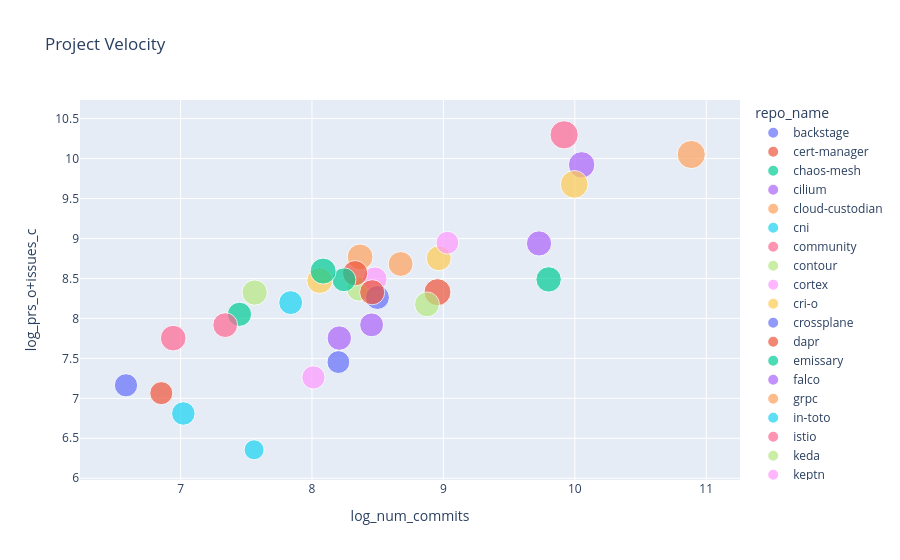

Here is the notebook cell this chart was saved with:
### Code cell
fig.show()

### Figure 1 — Plotly figure (JSON) as saved in the notebook; plotly's stock layout.template omitted (floating-point values rounded to 4 significant figures)
{"data": [{"customdata": [["backstage"]], "hovertemplate": "repo_name=%{customdata[0]}<br>log_num_commits=%{x}<br>log_prs_o+issues_c=%{y}<br>log_num_contrib=%{marker.size}<extra></extra>", "legendgroup": "backstage", "marker": {"color": "#636efa", "size": [7.433], "sizemode": "area", "sizeref": 0.02156, "symbol": "circle"}, "mode": "markers", "name": "backstage", "orientation": "v", "showlegend": true, "type": "scatter", "x": [10.61], "xaxis": "x", "y": [null], "yaxis": "y"}, {"customdata": [["cert-manager"]], "hovertemplate": "repo_name=%{customdata[0]}<br>log_num_commits=%{x}<br>log_prs_o+issues_c=%{y}<br>log_num_contrib=%{marker.size}<extra></extra>", "legendgroup": "cert-manager", "marker": {"color": "#EF553B", "size": [7.87], "sizemode": "area", "sizeref": 0.02156, "symbol": "circle"}, "mode": "markers", "name": "cert-manager", "orientation": "v", "showlegend": true, "type": "scatter", "x": [8.955], "xaxis": "x", "y": [8.328], "yaxis": "y"}, {"customdata": [["chaos-mesh"]], "hovertemplate": "repo_name=%{customdata[0]}<br>log_num_commits=%{x}<br>log_prs_o+issues_c=%{y}<br>log_num_contrib=%{marker.size}<extra></extra>", "legendgroup": "chaos-mesh", "marker": {"color": "#00cc96", "size": [6.332], "sizemode": "area", "sizeref": 0.02156, "symbol": "circle"}, "mode": "markers", "name": "chaos-mesh", "orientation": "v", "showlegend": true, "type": "scatter", "x": [7.448], "xaxis": "x", "y": [8.051], "yaxis": "y"}, {"customdata": [["cilium"]], "hovertemplate": "repo_name=%{customdata[0]}<br>log_num_commits=%{x}<br>log_prs_o+issues_c=%{y}<br>log_num_contrib=%{marker.size}<extra></extra>", "legendgroup": "cilium", "marker": {"color": "#ab63fa", "size": [7.542], "sizemode": "area", "sizeref": 0.02156, "symbol": "circle"}, "mode": "markers", "name": "cilium", "orientation": "v", "showlegend": true, "type": "scatter", "x": [10.05], "xaxis": "x", "y": [9.921], "yaxis": "y"}, {"customdata": [["cloud-custodian"]], "hovertemplate": "repo_name=%{customdata[0]}<br>log_num_commits=%{x}<br>log_prs_o+issues_c=%{y}<br>log_num_contrib=%{marker.size}<extra></extra>", "legendgroup": "cloud-custodian", "marker": {"color": "#FFA15A", "size": [7.197], "sizemode": "area", "sizeref": 0.02156, "symbol": "circle"}, "mode": "markers", "name": "cloud-custodian", "orientation": "v", "showlegend": true, "type": "scatter", "x": [8.366], "xaxis": "x", "y": [8.77], "yaxis": "y"}, {"customdata": [["cni"]], "hovertemplate": "repo_name=%{customdata[0]}<br>log_num_commits=%{x}<br>log_prs_o+issues_c=%{y}<br>log_num_contrib=%{marker.size}<extra></extra>", "legendgroup": "cni", "marker": {"color": "#19d3f3", "size": [5.974], "sizemode": "area", "sizeref": 0.02156, "symbol": "circle"}, "mode": "markers", "name": "cni", "orientation": "v", "showlegend": true, "type": "scatter", "x": [7.021], "xaxis": "x", "y": [6.81], "yaxis": "y"}, {"customdata": [["community"]], "hovertemplate": "repo_name=%{customdata[0]}<br>log_num_commits=%{x}<br>log_prs_o+issues_c=%{y}<br>log_num_contrib=%{marker.size}<extra></extra>", "legendgroup": "community", "marker": {"color": "#FF6692", "size": [6.639], "sizemode": "area", "sizeref": 0.02156, "symbol": "circle"}, "mode": "markers", "name": "community", "orientation": "v", "showlegend": true, "type": "scatter", "x": [7.34], "xaxis": "x", "y": [7.916], "yaxis": "y"}, {"customdata": [["contour"]], "hovertemplate": "repo_name=%{customdata[0]}<br>log_num_commits=%{x}<br>log_prs_o+issues_c=%{y}<br>log_num_contrib=%{marker.size}<extra></extra>", "legendgroup": "contour", "marker": {"color": "#B6E880", "size": [6.463], "sizemode": "area", "sizeref": 0.02156, "symbol": "circle"}, "mode": "markers", "name": "contour", "orientation": "v", "showlegend": true, "type": "scatter", "x": [8.357], "xaxis": "x", "y": [8.369], "yaxis": "y"}, {"customdata": [["cortex"]], "hovertemplate": "repo_name=%{customdata[0]}<br>log_num_commits=%{x}<br>log_prs_o+issues_c=%{y}<br>log_num_contrib=%{marker.size}<extra></extra>", "legendgroup": "cortex", "marker": {"color": "#FF97FF", "size": [6.483], "sizemode": "area", "sizeref": 0.02156, "symbol": "circle"}, "mode": "markers", "name": "cortex", "orientation": "v", "showlegend": true, "type": "scatter", "x": [8.478], "xaxis": "x", "y": [8.491], "yaxis": "y"}, {"customdata": [["cri-o"]], "hovertemplate": "repo_name=%{customdata[0]}<br>log_num_commits=%{x}<br>log_prs_o+issues_c=%{y}<br>log_num_contrib=%{marker.size}<extra></extra>", "legendgroup": "cri-o", "marker": {"color": "#FECB52", "size": [6.726], "sizemode": "area", "sizeref": 0.02156, "symbol": "circle"}, "mode": "markers", "name": "cri-o", "orientation": "v", "showlegend": true, "type": "scatter", "x": [8.965], "xaxis": "x", "y": [8.753], "yaxis": "y"}, {"customdata": [["crossplane"]], "hovertemplate": "repo_name=%{customdata[0]}<br>log_num_commits=%{x}<br>log_prs_o+issues_c=%{y}<br>log_num_contrib=%{marker.size}<extra></extra>", "legendgroup": "crossplane", "marker": {"color": "#636efa", "size": [6.254], "sizemode": "area", "sizeref": 0.02156, "symbol": "circle"}, "mode": "markers", "name": "crossplane", "orientation": "v", "showlegend": true, "type": "scatter", "x": [8.498], "xaxis": "x", "y": [8.262], "yaxis": "y"}, {"customdata": [["dapr"]], "hovertemplate": "repo_name=%{customdata[0]}<br>log_num_commits=%{x}<br>log_prs_o+issues_c=%{y}<br>log_num_contrib=%{marker.size}<extra></extra>", "legendgroup": "dapr", "marker": {"color": "#EF553B", "size": [6.921], "sizemode": "area", "sizeref": 0.02156, "symbol": "circle"}, "mode": "markers", "name": "dapr", "orientation": "v", "showlegend": true, "type": "scatter", "x": [8.328], "xaxis": "x", "y": [8.565], "yaxis": "y"}, {"customdata": [["emissary"]], "hovertemplate": "repo_name=%{customdata[0]}<br>log_num_commits=%{x}<br>log_prs_o+issues_c=%{y}<br>log_num_contrib=%{marker.size}<extra></extra>", "legendgroup": "emissary", "marker": {"color": "#00cc96", "size": [6.951], "sizemode": "area", "sizeref": 0.02156, "symbol": "circle"}, "mode": "markers", "name": "emissary", "orientation": "v", "showlegend": true, "type": "scatter", "x": [9.801], "xaxis": "x", "y": [8.488], "yaxis": "y"}, {"customdata": [["falco"]], "hovertemplate": "repo_name=%{customdata[0]}<br>log_num_commits=%{x}<br>log_prs_o+issues_c=%{y}<br>log_num_contrib=%{marker.size}<extra></extra>", "legendgroup": "falco", "marker": {"color": "#ab63fa", "size": [6.452], "sizemode": "area", "sizeref": 0.02156, "symbol": "circle"}, "mode": "markers", "name": "falco", "orientation": "v", "showlegend": true, "type": "scatter", "x": [8.208], "xaxis": "x", "y": [7.754], "yaxis": "y"}, {"customdata": [["grpc"]], "hovertemplate": "repo_name=%{customdata[0]}<br>log_num_commits=%{x}<br>log_prs_o+issues_c=%{y}<br>log_num_contrib=%{marker.size}<extra></extra>", "legendgroup": "grpc", "marker": {"color": "#FFA15A", "size": [8.561], "sizemode": "area", "sizeref": 0.02156, "symbol": "circle"}, "mode": "markers", "name": "grpc", "orientation": "v", "showlegend": true, "type": "scatter", "x": [10.89], "xaxis": "x", "y": [10.05], "yaxis": "y"}, {"customdata": [["in-toto"]], "hovertemplate": "repo_name=%{customdata[0]}<br>log_num_commits=%{x}<br>log_prs_o+issues_c=%{y}<br>log_num_contrib=%{marker.size}<extra></extra>", "legendgroup": "in-toto", "marker": {"color": "#19d3f3", "size": [4.331], "sizemode": "area", "sizeref": 0.02156, "symbol": "circle"}, "mode": "markers", "name": "in-toto", "orientation": "v", "showlegend": true, "type": "scatter", "x": [7.56], "xaxis": "x", "y": [6.356], "yaxis": "y"}, {"customdata": [["istio"]], "hovertemplate": "repo_name=%{customdata[0]}<br>log_num_commits=%{x}<br>log_prs_o+issues_c=%{y}<br>log_num_contrib=%{marker.size}<extra></extra>", "legendgroup": "istio", "marker": {"color": "#FF6692", "size": [8.624], "sizemode": "area", "sizeref": 0.02156, "symbol": "circle"}, "mode": "markers", "name": "istio", "orientation": "v", "showlegend": true, "type": "scatter", "x": [9.919], "xaxis": "x", "y": [10.3], "yaxis": "y"}, {"customdata": [["keda"]], "hovertemplate": "repo_name=%{customdata[0]}<br>log_num_commits=%{x}<br>log_prs_o+issues_c=%{y}<br>log_num_contrib=%{marker.size}<extra></extra>", "legendgroup": "keda", "marker": {"color": "#B6E880", "size": [6.912], "sizemode": "area", "sizeref": 0.02156, "symbol": "circle"}, "mode": "markers", "name": "keda", "orientation": "v", "showlegend": true, "type": "scatter", "x": [7.564], "xaxis": "x", "y": [8.323], "yaxis": "y"}, {"customdata": [["keptn"]], "hovertemplate": "repo_name=%{customdata[0]}<br>log_num_commits=%{x}<br>log_prs_o+issues_c=%{y}<br>log_num_contrib=%{marker.size}<extra></extra>", "legendgroup": "keptn", "marker": {"color": "#FF97FF", "size": [5.609], "sizemode": "area", "sizeref": 0.02156, "symbol": "circle"}, "mode": "markers", "name": "keptn", "orientation": "v", "showlegend": true, "type": "scatter", "x": [9.03], "xaxis": "x", "y": [8.947], "yaxis": "y"}, {"customdata": [["keycloak"]], "hovertemplate": "repo_name=%{customdata[0]}<br>log_num_commits=%{x}<br>log_prs_o+issues_c=%{y}<br>log_num_contrib=%{marker.size}<extra></extra>", "legendgroup": "keycloak", "marker": {"color": "#FECB52", "size": [8.299], "sizemode": "area", "sizeref": 0.02156, "symbol": "circle"}, "mode": "markers", "name": "keycloak", "orientation": "v", "showlegend": true, "type": "scatter", "x": [9.995], "xaxis": "x", "y": [9.677], "yaxis": "y"}, {"customdata": [["kruise"]], "hovertemplate": "repo_name=%{customdata[0]}<br>log_num_commits=%{x}<br>log_prs_o+issues_c=%{y}<br>log_num_contrib=%{marker.size}<extra></extra>", "legendgroup": "kruise", "marker": {"color": "#636efa", "size": [5.832], "sizemode": "area", "sizeref": 0.02156, "symbol": "circle"}, "mode": "markers", "name": "kruise", "orientation": "v", "showlegend": true, "type": "scatter", "x": [6.585], "xaxis": "x", "y": [7.163], "yaxis": "y"}, {"customdata": [["kubeedge"]], "hovertemplate": "repo_name=%{customdata[0]}<br>log_num_commits=%{x}<br>log_prs_o+issues_c=%{y}<br>log_num_contrib=%{marker.size}<extra></extra>", "legendgroup": "kubeedge", "marker": {"color": "#EF553B", "size": [6.813], "sizemode": "area", "sizeref": 0.02156, "symbol": "circle"}, "mode": "markers", "name": "kubeedge", "orientation": "v", "showlegend": true, "type": "scatter", "x": [8.458], "xaxis": "x", "y": [8.327], "yaxis": "y"}, {"customdata": [["kubevela"]], "hovertemplate": "repo_name=%{customdata[0]}<br>log_num_commits=%{x}<br>log_prs_o+issues_c=%{y}<br>log_num_contrib=%{marker.size}<extra></extra>", "legendgroup": "kubevela", "marker": {"color": "#00cc96", "size": [6.19], "sizemode": "area", "sizeref": 0.02156, "symbol": "circle"}, "mode": "markers", "name": "kubevela", "orientation": "v", "showlegend": true, "type": "scatter", "x": [8.244], "xaxis": "x", "y": [8.483], "yaxis": "y"}, {"customdata": [["kubevirt"]], "hovertemplate": "repo_name=%{customdata[0]}<br>log_num_commits=%{x}<br>log_prs_o+issues_c=%{y}<br>log_num_contrib=%{marker.size}<extra></extra>", "legendgroup": "kubevirt", "marker": {"color": "#ab63fa", "size": [6.865], "sizemode": "area", "sizeref": 0.02156, "symbol": "circle"}, "mode": "markers", "name": "kubevirt", "orientation": "v", "showlegend": true, "type": "scatter", "x": [9.728], "xaxis": "x", "y": [8.938], "yaxis": "y"}, {"customdata": [["kyverno"]], "hovertemplate": "repo_name=%{customdata[0]}<br>log_num_commits=%{x}<br>log_prs_o+issues_c=%{y}<br>log_num_contrib=%{marker.size}<extra></extra>", "legendgroup": "kyverno", "marker": {"color": "#FFA15A", "size": [6.693], "sizemode": "area", "sizeref": 0.02156, "symbol": "circle"}, "mode": "markers", "name": "kyverno", "orientation": "v", "showlegend": true, "type": "scatter", "x": [8.674], "xaxis": "x", "y": [8.681], "yaxis": "y"}, {"customdata": [["litmus"]], "hovertemplate": "repo_name=%{customdata[0]}<br>log_num_commits=%{x}<br>log_prs_o+issues_c=%{y}<br>log_num_contrib=%{marker.size}<extra></extra>", "legendgroup": "litmus", "marker": {"color": "#19d3f3", "size": [6.163], "sizemode": "area", "sizeref": 0.02156, "symbol": "circle"}, "mode": "markers", "name": "litmus", "orientation": "v", "showlegend": true, "type": "scatter", "x": [7.838], "xaxis": "x", "y": [8.198], "yaxis": "y"}, {"customdata": [["longhorn"]], "hovertemplate": "repo_name=%{customdata[0]}<br>log_num_commits=%{x}<br>log_prs_o+issues_c=%{y}<br>log_num_contrib=%{marker.size}<extra></extra>", "legendgroup": "longhorn", "marker": {"color": "#FF6692", "size": [7.093], "sizemode": "area", "sizeref": 0.02156, "symbol": "circle"}, "mode": "markers", "name": "longhorn", "orientation": "v", "showlegend": true, "type": "scatter", "x": [6.944], "xaxis": "x", "y": [7.753], "yaxis": "y"}, {"customdata": [["nats-server"]], "hovertemplate": "repo_name=%{customdata[0]}<br>log_num_commits=%{x}<br>log_prs_o+issues_c=%{y}<br>log_num_contrib=%{marker.size}<extra></extra>", "legendgroup": "nats-server", "marker": {"color": "#B6E880", "size": [6.683], "sizemode": "area", "sizeref": 0.02156, "symbol": "circle"}, "mode": "markers", "name": "nats-server", "orientation": "v", "showlegend": true, "type": "scatter", "x": [8.875], "xaxis": "x", "y": [8.176], "yaxis": "y"}, {"customdata": [["notary"]], "hovertemplate": "repo_name=%{customdata[0]}<br>log_num_commits=%{x}<br>log_prs_o+issues_c=%{y}<br>log_num_contrib=%{marker.size}<extra></extra>", "legendgroup": "notary", "marker": {"color": "#FF97FF", "size": [5.844], "sizemode": "area", "sizeref": 0.02156, "symbol": "circle"}, "mode": "markers", "name": "notary", "orientation": "v", "showlegend": true, "type": "scatter", "x": [8.011], "xaxis": "x", "y": [7.262], "yaxis": "y"}, {"customdata": [["operator-sdk"]], "hovertemplate": "repo_name=%{customdata[0]}<br>log_num_commits=%{x}<br>log_prs_o+issues_c=%{y}<br>log_num_contrib=%{marker.size}<extra></extra>", "legendgroup": "operator-sdk", "marker": {"color": "#FECB52", "size": [7.249], "sizemode": "area", "sizeref": 0.02156, "symbol": "circle"}, "mode": "markers", "name": "operator-sdk", "orientation": "v", "showlegend": true, "type": "scatter", "x": [8.059], "xaxis": "x", "y": [8.474], "yaxis": "y"}, {"customdata": [["pack"]], "hovertemplate": "repo_name=%{customdata[0]}<br>log_num_commits=%{x}<br>log_prs_o+issues_c=%{y}<br>log_num_contrib=%{marker.size}<extra></extra>", "legendgroup": "pack", "marker": {"color": "#636efa", "size": [5.642], "sizemode": "area", "sizeref": 0.02156, "symbol": "circle"}, "mode": "markers", "name": "pack", "orientation": "v", "showlegend": true, "type": "scatter", "x": [8.201], "xaxis": "x", "y": [7.454], "yaxis": "y"}, {"customdata": [["spec"]], "hovertemplate": "repo_name=%{customdata[0]}<br>log_num_commits=%{x}<br>log_prs_o+issues_c=%{y}<br>log_num_contrib=%{marker.size}<extra></extra>", "legendgroup": "spec", "marker": {"color": "#EF553B", "size": [5.743], "sizemode": "area", "sizeref": 0.02156, "symbol": "circle"}, "mode": "markers", "name": "spec", "orientation": "v", "showlegend": true, "type": "scatter", "x": [6.853], "xaxis": "x", "y": [7.065], "yaxis": "y"}, {"customdata": [["thanos"]], "hovertemplate": "repo_name=%{customdata[0]}<br>log_num_commits=%{x}<br>log_prs_o+issues_c=%{y}<br>log_num_contrib=%{marker.size}<extra></extra>", "legendgroup": "thanos", "marker": {"color": "#00cc96", "size": [7.321], "sizemode": "area", "sizeref": 0.02156, "symbol": "circle"}, "mode": "markers", "name": "thanos", "orientation": "v", "showlegend": true, "type": "scatter", "x": [8.085], "xaxis": "x", "y": [8.592], "yaxis": "y"}, {"customdata": [["volcano"]], "hovertemplate": "repo_name=%{customdata[0]}<br>log_num_commits=%{x}<br>log_prs_o+issues_c=%{y}<br>log_num_contrib=%{marker.size}<extra></extra>", "legendgroup": "volcano", "marker": {"color": "#ab63fa", "size": [6.153], "sizemode": "area", "sizeref": 0.02156, "symbol": "circle"}, "mode": "markers", "name": "volcano", "orientation": "v", "showlegend": true, "type": "scatter", "x": [8.454], "xaxis": "x", "y": [7.919], "yaxis": "y"}], "layout": {"autosize": true, "legend": {"itemsizing": "constant", "title": {"text": "repo_name"}, "tracegroupgap": 0}, "title": {"text": "Project Velocity"}, "xaxis": {"anchor": "y", "autorange": true, "domain": [0, 1], "range": [6.275, 11.21], "title": {"text": "log_num_commits"}, "type": "linear"}, "yaxis": {"anchor": "x", "autorange": true, "domain": [0, 1], "range": [5.766, 11.02], "title": {"text": "log_prs_o+issues_c"}}}}
